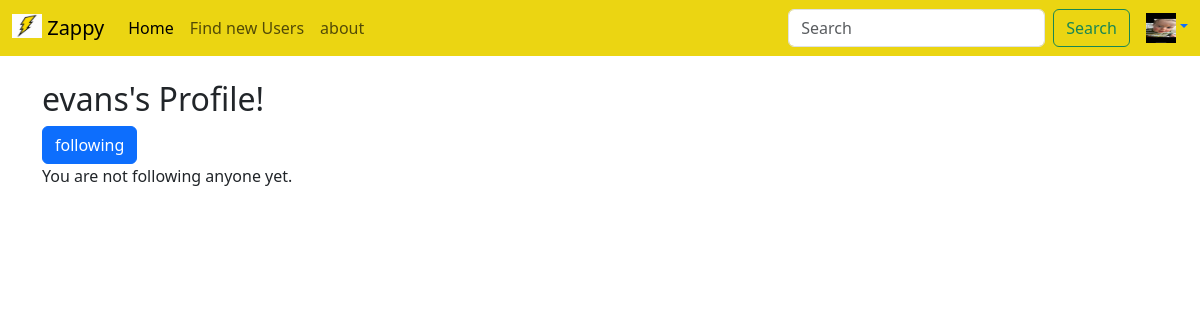
/profile/1 (signed in), run on an earlier commit of the app's database.
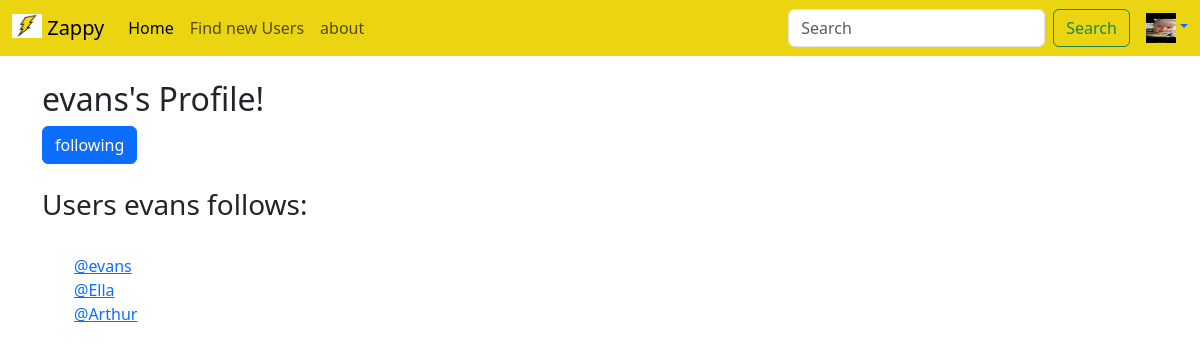
And on a later commit of the database.
### Tclone/models.py (models this page shows)
class Profile(models.Model):
    user = models.OneToOneField(User, on_delete=models.CASCADE)
    follows = models.ManyToManyField("self", related_name="followed_by", symmetrical=False, blank=True)
    profile_image= models.ImageField(null=True,blank=True,upload_to="images/")
    data_modified = models.DateTimeField(User, auto_now=True)
    def __str__(self):
        return self.user.username

### Tclone/views.py (the view)
# urls.py: path('profile/<str:pk>', views.profile, name="profile"),
def profile(request, pk):
    if request.user.is_authenticated:
        context_dict = {}
        profile = Profile.objects.get(user=pk)
        context_dict['profile'] = profile
        context_dict['profile_following'] = profile.user.profile.follows.all()
        if request.method == 'POST':
            if 'follow_user' in request.POST:
                request.user.profile.follows.add(profile)
            elif 'unfollow_user' in request.POST:
                request.user.profile.follows.remove(profile)
    return render(request, 'profile.html',context=context_dict)

### Tclone/templates/profile.html (shortened to what this page needs)
{% extends 'base.html' %}
{% block content %}
{% if user.is_authenticated %}
    <head>
        <h2>{{ profile.user }}'s Profile!</h2>
        <form method="post" action="{% url 'profile' profile.user.id %}">
            {% if profile in user.profile.follows.all %}
                <button class="btn btn-primary" type="submit">following</button>
            {% else %}
                <input type="hidden" name="follow_user" value="{{ profile_user.id }}">
                <button class="btn btn-primary" type="submit">follow</button>
            {% endif %}
        </form>
    </head>
    <body>
        {% if profile_following %}
        <h3>Users {{ profile.user }} follows:</h3></br>
        <ul>
            {% for followed_user in profile_following %}
                <a href="{% url 'profile' followed_user.user.id %}">@{{ followed_user }}</a></br>
            {% endfor %}
        </ul>
        {% else %}
            <p>You are not following anyone yet.</p>
        {% endif %}
    </body>
    </html>
{% else %}
    <div class="alert alert-warning" role="alert">
        You must be logged in to see this page.
        <a href="login">Login</a>
      </div>
{% endif %}
{% endblock %}

### Tclone/templates/base.html (shortened to what this page needs)
<!doctype html>
<html lang="en">
  <head>
    <link href="https://cdn.jsdelivr.net/npm/bootstrap@5.3.3/dist/css/bootstrap.min.css" rel="stylesheet">
  </head>
  <body>
    {% include 'navbar.html'%}
    <br/>
    <div class="container">
        {% block content %}
        {% endblock %}
  </body>
</html>

### Tclone/templates/navbar.html (shortened to what this page needs)
{% load static %}
<nav class="navbar navbar-expand-lg navbar-light" style="background-color: #ebd512;">
    <div class="container-fluid">
      <a class="navbar-brand" href="/"><img src="{% static 'images/logo.jpg' %}" alt="Logo" width="30" height="24" class="d-inline-block align-text-top">
        Zappy</a>
      <div class="collapse navbar-collapse" id="navbarSupportedContent">
        <ul class="navbar-nav me-auto mb-2 mb-lg-0">
          <li class="nav-item">
            <a class="nav-link active" aria-current="page" href="/">Home</a>
          </li>
          <li class="nav-item">
            <a class="nav-link" href="{% url 'profile_list' %}">Find new Users</a>
          </li>
          <li class="nav-item">
            <a class="nav-link" href="about">about</a>
          </li>
        </ul>
        <form class="d-flex me-3" role="search">
          <input class="form-control me-2" type="search" placeholder="Search" aria-label="Search">
          <button class="btn btn-outline-success" type="submit">Search</button>
        </form>
        {% if user.is_authenticated %}
          <a class="dropdown-toggle" role="button" data-bs-toggle="dropdown" aria-expanded="false"> <img src="{{ user.profile.profile_image.url }}" alt="" width="30" height="30"></a>
        {% else %}
          <a class="dropdown-toggle" role="button" data-bs-toggle="dropdown" aria-expanded="false"> <img src="{% static 'images/blankprofile.jpg' %}" alt="" width="30" height="30"></a>
            <ul class="dropdown-menu dropdown-menu-end">
              <li><a href="login">Login</a></li>
            </ul>
        {% endif %}
      </div>
    </div>
  </nav>

What changed in the data, as far as the page shows it:
now on one of the page's lists (row edited): Profile: user.username "evans"
changed Profile "evans": user (not shown) → "evans"
now on this page (row unchanged): Profile: user.username "Ella"
now on this page (row unchanged): Profile: user.username "Arthur"
Also different on the page:
text no longer shown: "You are not following anyone yet."
text now shown: "Users follows:"
